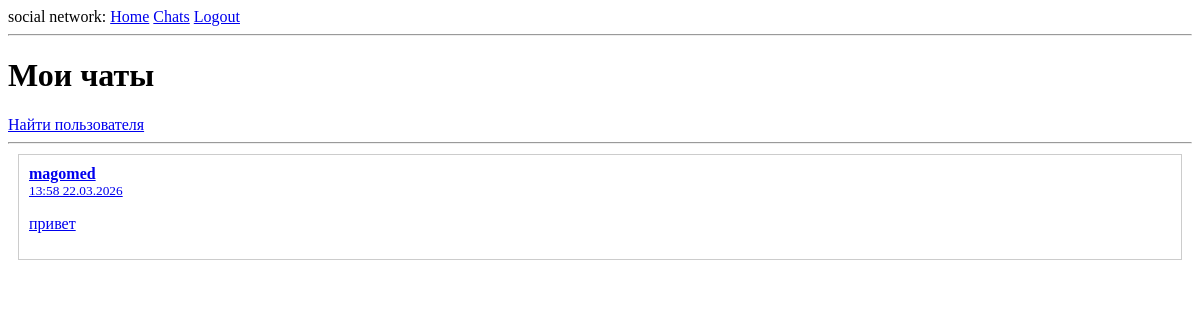
/chats (signed in), run on an earlier commit of the app's database.
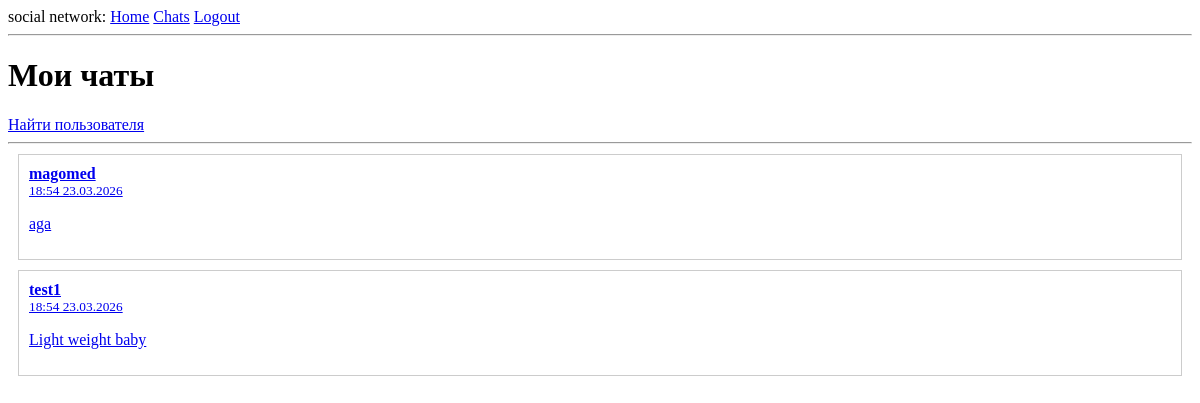
And on a later commit of the database.
### app/models.py (models this page shows, shortened)
class User(UserMixin, db.Model):
  id: so.Mapped[int] = so.mapped_column(primary_key=True)
  username: so.Mapped[str] = so.mapped_column(sa.String(64), index=True, unique=True)
  email: so.Mapped[str] = so.mapped_column(sa.String(120), index=True, unique=True)
  password_hash: so.Mapped[Optional[str]] = so.mapped_column(sa.String(256))
  dialogs_as_user1: so.Mapped[list['Dialog']] = so.relationship(
        foreign_keys='Dialog.user1_id',
        back_populates='user1'
  )
  dialogs_as_user2: so.Mapped[list['Dialog']] = so.relationship(
      foreign_keys='Dialog.user2_id',
      back_populates='user2'
  )
  sent_messages: so.Mapped[list['Message']] = so.relationship(
      foreign_keys='Message.sender_id',
      back_populates='sender'
  )

class Message(db.Model):
  id: so.Mapped[int] = so.mapped_column(primary_key=True)
  content: so.Mapped[str] = so.mapped_column(sa.Text, nullable=False)
  timestamp: so.Mapped[datetime] = so.mapped_column(index=True, default=datetime.utcnow)
  dialog_id: so.Mapped[int] = so.mapped_column(
    sa.ForeignKey('dialog.id'),
    nullable=False
  )
  sender_id: so.Mapped[int] = so.mapped_column(
    sa.ForeignKey('user.id'),
    nullable=False
  )
  is_read: so.Mapped[bool] = so.mapped_column(default=False)
  sender: so.Mapped[User] = so.relationship(
    foreign_keys=[sender_id],
    back_populates='sent_messages'
  )
  dialog: so.Mapped[Dialog] = so.relationship(
      back_populates='messages'
  )

### app/routes.py (the view)
@app.route('/chats')
@login_required
def chats():
  dialogs_as_user1 = Dialog.query.filter_by(user1_id=current_user.id).all()
  dialogs_as_user2 = Dialog.query.filter_by(user2_id=current_user.id).all()
  all_dialogs = dialogs_as_user1 + dialogs_as_user2
  dialog_data = []
  for dialog in all_dialogs:
    if dialog.user1_id == current_user.id:
      other_user = dialog.user2
    else:
      other_user = dialog.user1
    last_message = Message.query.filter_by(dialog_id=dialog.id).order_by(Message.timestamp.desc()).first()
    dialog_data.append({'dialog': dialog,'other_user': other_user,'last_message': last_message})
  dialog_data.sort(key=lambda x: x['last_message'].timestamp if x['last_message'] else datetime.min, reverse=True)
  return render_template('chats.html', dialog_data=dialog_data)

### app/models.py (called while the page is built)
@login.user_loader
def load_user(id):
  return db.session.get(User, int(id))

### app/templates/chats.html
{% extends "base.html" %} {% block content %}
<h1>Мои чаты</h1>
<a href="{{ url_for('search_users') }}">Найти пользователя</a>
<hr> {% if dialog_data %} {% for item in dialog_data %}
<div style="border:1px solid #ccc; margin:10px; padding:10px;">
    <a href="{{ url_for('chat', user_id=item.other_user.id) }}">
        <strong>{{ item.other_user.username }}</strong>
        <br> {% if item.last_message %}
        <small>{{ item.last_message.timestamp.strftime('%H:%M %d.%m.%Y') }}</small>
        <p>{{ item.last_message.content[:50] }}{% if item.last_message.content|length > 50 %}...{% endif %}</p>
        {% else %}
        <p><em>Нет сообщений</em></p>
        {% endif %}
    </a>
</div>
{% endfor %} {% else %}
<p>У вас пока нет диалогов</p>
{% endif %} {% endblock %}

### app/templates/base.html (shortened to what this page needs)
<html>
<head>
</head>
<body>
    <div>
        social network:
        <a href="{{ url_for('index') }}">Home</a>
        <a href="{{ url_for('chats') }}">Chats</a>{% if current_user.is_anonymous %}
        <a href="{{ url_for('login') }}">Login</a> {% else %}
        <a href="{{ url_for('logout') }}">Logout</a> {% endif %}
    </div>
    <hr>  {% block content %}{% endblock %}
</body>
</html>

What changed in the data, as far as the page shows it:
no longer on this page (row unchanged): Message: last_message.timestamp "13:58 22.03.2026", last_message "привет"
added Message: last_message.timestamp "18:54 23.03.2026", last_message "aga"
added User: other_user.username "test1"
added Message: last_message.timestamp "18:54 23.03.2026", last_message "Light weight baby"
Also different on the page:
new list line: "magomed"
list line gone: "magomed"
